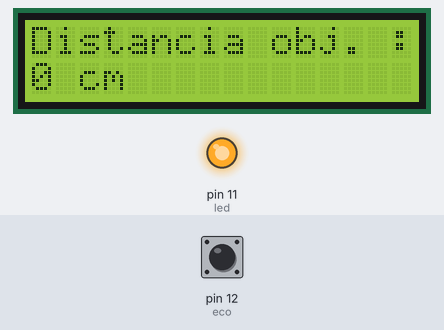
This sketch was run on a simulated Arduino Uno, built with avr-gcc and run on an emulated ATmega328P. On the bench: 16×2 character LCD, output pins drawn as LEDs (lit = HIGH). Inputs (shaded band) come from the test bench; at power-on: pin 12 (eco) LOW. Pins used as bus, display or sensor lines are not drawn; what the sketch prints to the serial monitor is not drawn.

Above: at 1.9 s.
2.0 s: pin 12 (eco) pulsed HIGH 2 times (0.12 s each, 0.3 s apart)
At 2.5 s:
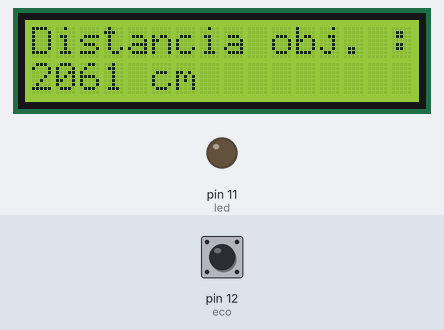
Timing chart, 0 to 5.1 s (numbered marks = the images above; inputs shaded):
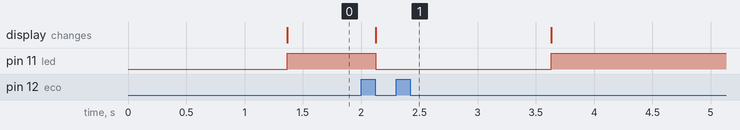

Measured:
- after the input at 2.0 s, pin 11 (led): HIGH → LOW after 0.13 s, → HIGH 1.5 s later; the display: changes after 0.13 s (image 1)

The sketch:

ultrasonico.ino
```cpp
#include <LiquidCrystal.h>
LiquidCrystal lcd(7, 6, 5, 4, 3, 2);
int trig = 13;
int eco = 12;
int led = 11;
long duracion;
int distancia;

void setup() {
  lcd.begin(16, 2);
  pinMode(trig, OUTPUT);
  pinMode(eco, INPUT);
  pinMode(led, OUTPUT);
  Serial.begin(9600);
}

void loop() {

  digitalWrite(trig, LOW);
   delay(100);
  digitalWrite(trig, HIGH);
   delay(200);
  digitalWrite(trig, LOW);

  duracion = pulseIn(eco, HIGH);
  distancia = duracion / 58.2;


  Serial.print("Distancia del objeto: ");
  Serial.print(distancia);
  Serial.println(" cm");


  lcd.clear();
  lcd.setCursor(0, 0);
  lcd.print("Distancia obj. :");
  lcd.setCursor(0, 1);
  lcd.print(distancia);
  lcd.print(" cm");


  if (distancia <= 20) {
    digitalWrite(led, HIGH);
  } else {
    digitalWrite(led, LOW);
  }

  delay(200);
}
```
